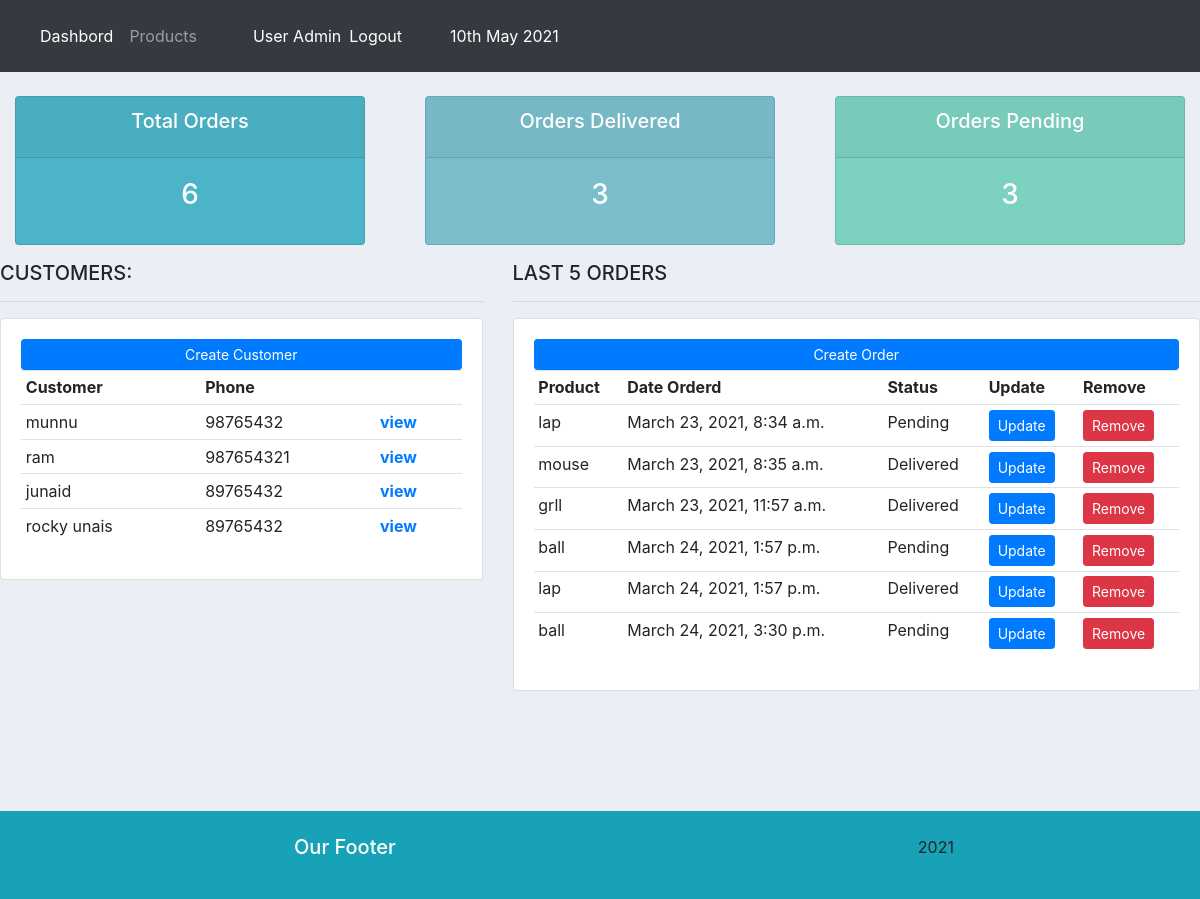
The app's page / (signed in) with its own data.
### leads/models.py (models this page shows, shortened)
class Customer(models.Model):
    name = models.CharField(max_length=200,null=True)
    phone = models.CharField(max_length=200,null=True)
    email = models.CharField(max_length=200,null=True)
    date = models.DateTimeField(auto_now_add=True,null=True)

class Order(models.Model):
    STATUS = (
        ('Out For Delivery','Out For Delivery'),
         ('Pending','Pending'),
        ('Delivered','Delivered')
    )
    customer = models.ForeignKey(Customer , null=True,on_delete = models.SET_NULL)
    product = models.ForeignKey(Product , null=True,on_delete = models.SET_NULL)
    status = models.CharField(max_length=200,null=True,choices=STATUS)
    date_created = models.DateTimeField(auto_now_add=True,null=True)
    note = models.CharField(max_length=500, null=True)

class Product(models.Model):
    CATAGORY = (
        ('Indoor','Indoor'),
        ('Outdoor','Outdoor'),
    )
    name = models.CharField(max_length=200,null=True)
    price = models.FloatField(null=True)
    catagory = models.CharField(max_length=200,null=True,choices=CATAGORY)
    description = models.CharField(max_length=200,null=True)
    date_created = models.DateTimeField(auto_now_add=True,null=True)
    tags = models.ManyToManyField(Tag)
    def __str__(self):
        return self.name

### leads/views.py (the view)
# urls.py: 2. Add a URL to urlpatterns:  path('', views.home, name='home')
@login_required(login_url='loginpage')
def home(request):
    customers = Customer.objects.all();
    orders = Order.objects.all();
    total_orders = orders.count()
    total_delived = orders.filter(status='Delivered').count()
    total_pending = orders.filter(status='Pending').count()
    context = {
        'customers':customers,
        'orders':orders,
        'total_orders':total_orders,
        'total_delived':total_delived,
        'total_pending':total_pending
    }
    return render(request,'accounts/dashboard.html',context)

### leads/templates/accounts/dashboard.html (shortened to what this page needs)
{% extends 'accounts/main.html'  %}
{% block content%}
{% include 'accounts/status.html'  %}
<div class="row">
	<div class="col-md-5 left-card">
		<h5>CUSTOMERS:</h5>
		<hr>
		<div class="card card-body">
			<a class="btn btn-primary  btn-sm btn-block" href="">Create Customer</a>
			<table class="table table-sm">
				<tr>
					<th>Customer</th>
					<th>Phone</th>
					<th></th>
				</tr>
				{% for customer in customers%}
				<tr>
					<td>{{customer.name}}</td>
					<td>{{customer.phone}}</td>
					<th><a href="{% url 'customer' customer.id %}">view</a></th>
				</tr>
				{% endfor%}
			</table>
		</div>
	</div>
	<div class="col-md-7 right-card">
		<h5>LAST 5 ORDERS</h5>
		<hr>
		<div class="card card-body">
			<a class="btn btn-primary  btn-sm btn-block" href="{% url 'createorder' %}">Create Order</a>
			<table class="table table-sm">
				<tr>
					<th>Product</th>
					<th>Date Orderd</th>
					<th>Status</th>
					<th>Update</th>
					<th>Remove</th>
				</tr>
				{%for order in orders%}
				<tr>
					<td>{{order.product}}</td>
					<td>{{order.date_created}}</td>
					<td>{{order.status}}</td>
					<td><a class="btn btn-sm btn-primary" href="{% url 'updateorder' order.id%}">Update</a></td>
					<td><a class="btn btn-sm btn-danger" href="{% url 'delete' order.id%}">Remove</a></td>
				</tr>
				{% endfor %}
			</table>
		</div>
	</div>
</div>
    {% endblock %}

### leads/templates/accounts/main.html (shortened to what this page needs)
{% load static %}
<!DOCTYPE html>
<html lang="en">
<head>
    <link rel="stylesheet" href="https://stackpath.bootstrapcdn.com/bootstrap/4.3.1/css/bootstrap.min.css">
    <link rel="stylesheet" href="{% static '/css/style.css' %}">
</head>
<body>
    {% include 'accounts/nabvar.html'  %}
    {% block content %}
    {% endblock%}
    <br>
    <br>
    <br>
    <div class=" mt-5 bg-info py-4 footer row justify-content-around">
        <h5 class="text-white ml-5 text-fs-4 text-capitalize"> our footer</h5>
        <p>{% now "Y" %}</p>
    </div>
</body>
</html>

### leads/templates/accounts/nabvar.html (shortened to what this page needs)
{% load static%}
<nav class="navbar navbar-expand-lg navbar-dark bg-dark">
    <div class="collapse navbar-collapse" id="navbarNav">
      <ul class="navbar-nav">
        <li class="nav-item active">
          <a class="nav-link" href="{% url 'home' %}">Dashbord</a>
        </li>
        <li class="nav-item">
          <a class="nav-link" href="{% url 'products' %}">Products</a>
        </li>
      </ul>
      <span class="user ml-5 mr-2">user {{request.user}}</span>
      <span class="user">
        <a href="{% url 'logout' %}">logout</a>
      </span>
      <div>
        <p class="text-white ml-5 mt-3">{% now "jS F Y " %}</p>
      </div>
    </div>
  </nav>

### leads/templates/accounts/status.html (shortened to what this page needs)
<br>
<div class="row">
	<div class="col animate-one">
		<div class="col-md">
			<div class="card text-center text-white  mb-3" id="total-orders">
			  	<div class="card-header">
			  		<h5 class="card-title">Total Orders</h5>
			  	</div>
			  	<div class="card-body">
			    	<h3 class="card-title">{{total_orders}}</h3>
			  	</div>
			</div>
		</div>
	</div>
	<div class="col animate-two">
		<div class="col-md">
			<div class="card text-center text-white  mb-3" id="orders-delivered">
			  	<div class="card-header">
			  		<h5 class="card-title">Orders Delivered</h5>
			  	</div>
			  	<div class="card-body">
			    	<h3 class="card-title">{{total_delived}}</h3>
			  	</div>
			</div>
		</div>
	</div>
	<div class="col animate-three">
		<div class="col-md">
			<div class="card text-center text-white  mb-3" id="orders-pending">
			  	<div class="card-header">
			  		<h5 class="card-title">Orders Pending</h5>
			  	</div>
			  	<div class="card-body">
			    	<h3 class="card-title">{{total_pending}}</h3>
			  	</div>
			</div>
		</div>
	</div>
</div>

### static/css/style.css (style rules this page uses)
body { background-color: #ebeff5; }
#total-orders { background-color: #4cb4c7; }
#orders-delivered { background-color: #7abecc; }
#orders-pending { background-color: #7CD1C0; }

### leads/templates/accounts/nabvar.html (style rules this page uses)
.user { color: #fff; text-transform: capitalize; }
.user a { color: #fff; text-transform: capitalize; }

### leads/templates/accounts/status.html (style rules this page uses)
.animate-one { animation: oneanim 1s; }
.animate-two { animation: twoanim 1.5s; }
.animate-three { animation: threeanim 1.9s; }

### leads/templates/accounts/dashboard.html (style rules this page uses)
.left-card { animation:leftanim 2s; }
.right-card { animation:rightanim 1s; }

### records on screen
Customer: name "munnu", phone "98765432"
Customer: name "ram", phone "987654321"
Customer: name "junaid", phone "89765432"
Customer: name "rocky unais", phone "89765432"
Order: product "lap", date_created "March 23, 2021, 8:34 a.m.", status "Pending"
Order: product "mouse", date_created "March 23, 2021, 8:35 a.m.", status "Delivered"
Order: product "grll", date_created "March 23, 2021, 11:57 a.m.", status "Delivered"
Order: product "ball", date_created "March 24, 2021, 1:57 p.m.", status "Pending"
Order: product "lap", date_created "March 24, 2021, 1:57 p.m.", status "Delivered"
Order: product "ball", date_created "March 24, 2021, 3:30 p.m.", status "Pending"

### other values on screen
{{ request.user }} "Admin"
{{ total_orders }} "6"
{{ total_delived }} "3"
{{ total_pending }} "3"
